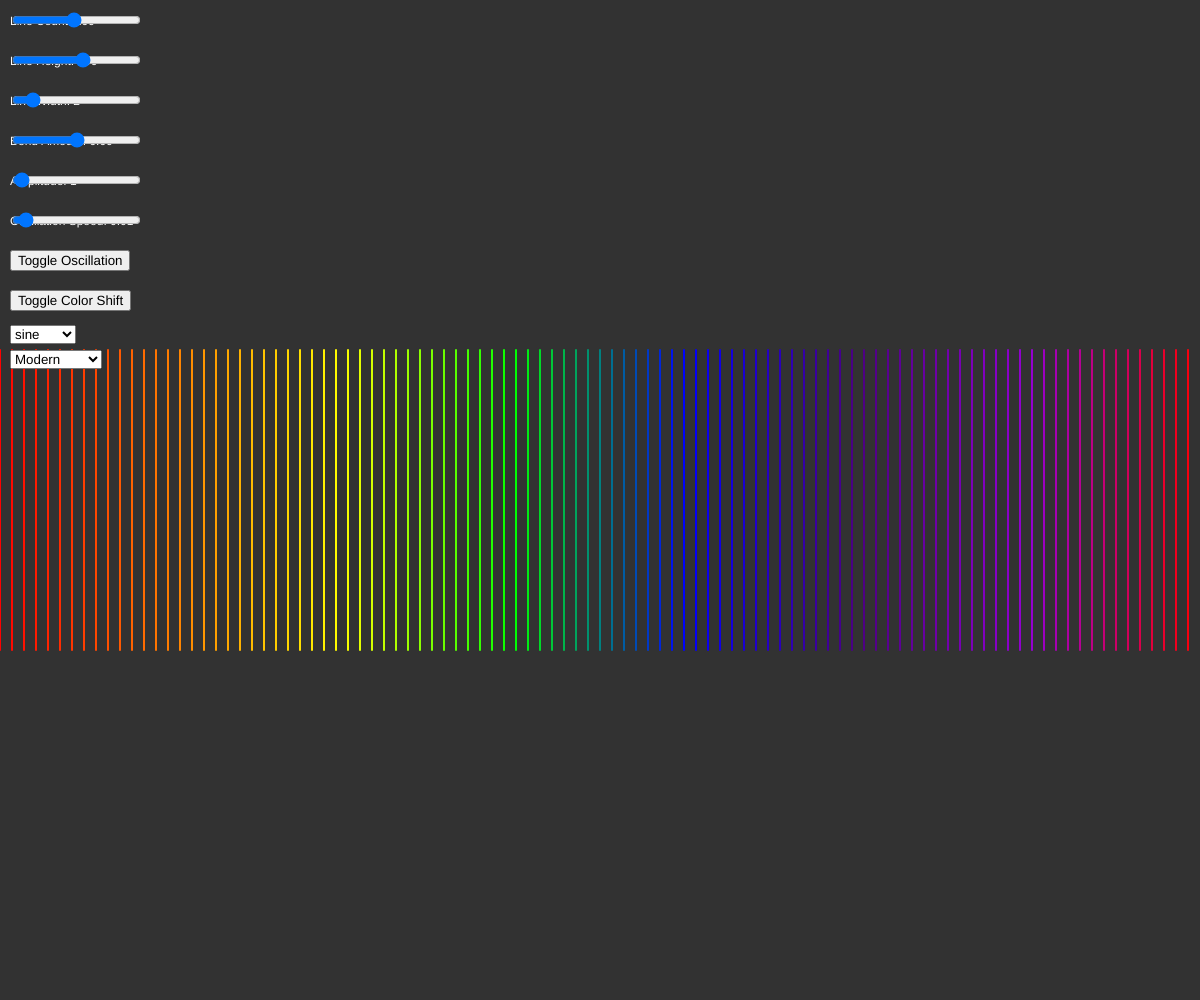
Frame 1 (no input)
Frame 60 (no input): identical to frame 1, image omitted
Frame 120 (the mouse pressed at the canvas centre since frame 60): identical to frame 1, image omitted

The p5.js sketch that drew this single still picture (run headless with seeded random() and noise() and a simulated clock; from frame 60 on, the mouse is pressed at the canvas centre):

// p5.js sketch
// ── sketch.js
let lineSlider,
  bendSlider,
  oscButton,
  colorButton,
  oscTypeSelect,
  paletteSelect;
let oscSpeedSlider;
let amplitudeSlider;
let oscillationPhase = 0; // Phase of oscillation
let lineWidthSlider;
let lineThickness = 2;
let lineHeight = 300;
let bgColor = 50;
let colorPalettes = {
  Modern: ["#233D4D", "#FE7F2D", "#FCCA46", "#A1C181", "#619B8A"],
  BW: ["#000000", "#333333", "#666666", "#999999", "#CCCCCC"],
  Rainbow: [
    "#ff0000",
    "#ff7f00",
    "#ffff00",
    "#00ff00",
    "#0000ff",
    "#4b0082",
    "#9400d3",
  ],
  Bioluminary: ["#0D3B66", "#FAF0CA", "#F4D35E", "#EE964B", "#F95738"],
  Jellyfish: ["#4CC9F0", "#4361EE", "#3A0CA3", "#7209B7", "#F72585"],
};
let colorPalette = colorPalettes.Rainbow; // Default palette
let oscillate = false;
let colorShift = false;
let angle = 0;
let angleIncrement = 0.01;
let colorShiftSpeed = 0.005;
let colorShiftIndex = 0;

function setup() {
  createCanvas(windowWidth, windowHeight);
  createControls();
  oscTypeSelect = createSelect().position(10, 325);
  oscTypeSelect.option("sine");
  oscTypeSelect.option("cosine");
  oscTypeSelect.option("triangle");

  paletteSelect = createSelect().position(10, 350);
  paletteSelect.option("Modern");
  paletteSelect.option("BW");
  paletteSelect.option("Rainbow");
  paletteSelect.option("Bioluminary");
  paletteSelect.option("Jellyfish");
  paletteSelect.changed(updatePalette);
}

function draw() {
  background(bgColor);
  updateOscillation();
  updateColorShift();
  drawLines();

  // Reset styles before drawing text
  noStroke(); // Disable stroke for text
  fill(255); // Set text color
  textSize(12); // Set text size

  // Display the values of the sliders
  text(`Line Count: ${lineSlider.value()}`, 10, 25);
  text(`Line Height: ${lineHeightSlider.value()}`, 10, 65);
  text(`Line Width: ${lineWidthSlider.value()}`, 10, 105);
  text(`Bend Amount: ${bendSlider.value().toFixed(2)}`, 10, 145);
  text(`Amplitude: ${amplitudeSlider.value()}`, 10, 185);
  text(`Oscillation Speed: ${oscSpeedSlider.value().toFixed(2)}`, 10, 225);
}

function createControls() {
  lineSlider = createSlider(10, 200, 100, 1).position(10, 10);
  lineHeightSlider = createSlider(50, 500, 300, 10).position(10, 50);
  lineWidthSlider = createSlider(1, 10, 2, 1).position(10, 90);
  bendSlider = createSlider(-75, 75, 0, 0.005).position(10, 130); // Bend range -75 to 75
  amplitudeSlider = createSlider(0, 75, 1, 1).position(10, 170); // Max amplitude 0 to 75
  oscSpeedSlider = createSlider(0, 0.2, 0.01, 0.01).position(10, 210);
  oscButton = createButton("Toggle Oscillation")
    .position(10, 250)
    .mousePressed(toggleOscillation);
  colorButton = createButton("Toggle Color Shift")
    .position(10, 290)
    .mousePressed(toggleColorShift);
}

function updateOscillation() {
  if (oscillate) {
    let maxAmplitude = amplitudeSlider.value();
    let minAmplitude = -maxAmplitude;
    let speed = oscSpeedSlider.value();

    // Oscillation logic
    if (oscillationPhase === 0) {
      bendSlider.value(bendSlider.value() + speed);
      if (bendSlider.value() >= maxAmplitude) {
        oscillationPhase = 1;
      }
    } else {
      bendSlider.value(bendSlider.value() - speed);
      if (bendSlider.value() <= minAmplitude) {
        oscillationPhase = 0;
      }
    }

    // Constrain the bend slider value within its range
    bendSlider.value(constrain(bendSlider.value(), minAmplitude, maxAmplitude));
  }
}

function applySineOscillation() {
  bendSlider.value((sin(angle) + 1) * PI - TWO_PI);
  angle += oscSpeedSlider.value();
}

function applyCosineOscillation() {
  bendSlider.value((cos(angle) + 1) * PI - TWO_PI); // Cosine oscillation adjusted
  angle += oscSpeedSlider.value();
}

function applyTriangleOscillation() {
  // Triangle wave oscillation adjusted
  let triangleWave =
    abs(4 * (angle / TWO_PI - floor(angle / TWO_PI + 0.5))) - 1;
  bendSlider.value(triangleWave * TWO_PI - PI);
  angle += oscSpeedSlider.value();
}

function updateColorShift() {
  if (colorShift) {
    colorShiftIndex += colorShiftSpeed;
    if (colorShiftIndex >= 1) {
      let firstColor = colorPalette.shift();
      colorPalette.push(firstColor);
      colorShiftIndex %= 1; // Ensure the index stays within 0-1 range
    }
  }
}

function drawLine(index, totalLines, spacing) {
  let numColors = colorPalette.length;
  let colorStep = 1.0 / numColors;
  let adjustedIndex = (index / totalLines + colorShiftIndex) % 1;
  let colorPos = adjustedIndex / colorStep;
  let colorIndex = floor(colorPos) % numColors;
  let nextColorIndex = (colorIndex + 1) % numColors;
  let lerpAmt = colorPos - colorIndex;

  let col1 = colorPalette[colorIndex];
  let col2 = colorPalette[nextColorIndex];
  if (col1 && col2) {
    let col = lerpColor(color(col1), color(col2), lerpAmt);

    let x = spacing * index;
    let bendFactor = sin(bendSlider.value() * (index / totalLines));
    let yStart = (height - lineHeight) / 2 + bendFactor * 100;
    let yEnd = yStart + lineHeight;

    stroke(col);
    strokeWeight(lineWidthSlider.value()); // Set line width based on the slider
    line(x, yStart, x, yEnd);
  }
}

function drawLines() {
  let numLines = lineSlider.value();
  lineHeight = lineHeightSlider.value(); // Update line height based on the slider
  let spacing = width / numLines;
  for (let i = 0; i < numLines; i++) {
    drawLine(i, numLines, spacing);
  }
}

function toggleOscillation() {
  oscillate = !oscillate;
}

function toggleColorShift() {
  colorShift = !colorShift;
}

function windowResized() {
  resizeCanvas(windowWidth - 400, windowHeight); // Adjust based on navbars' width
}
function updatePalette() {
  colorPalette = colorPalettes[paletteSelect.value()];
}

// ── style.css
body, html {
    margin: 0;
    padding: 0;
    display: flex;
    height: 100vh; /* Use viewport height to ensure full height */
    background-color: #f0f0f0;
}

#sidebar {
    width: 200px;
    background-color: #333;
    color: #fff;
    padding: 20px;
    box-shadow: 2px 0 5px rgba(0, 0, 0, 0.1);
}

#canvas-container {
    flex-grow: 1;
    display: flex;
    align-items: center;
    justify-content: center;
    background-color: #222;
    position: relative;
}

#canvas-container::after {
    content: '';
    position: absolute;
    right: 0;
    top: 0;
    bottom: 0;
    width: 200px;
    background-color: #333;
    box-shadow: -2px 0 5px rgba(0, 0, 0, 0.1);
}

canvas {
    max-width: 100%;
    max-height: 100vh;
    box-shadow: 0 0 10px rgba(0, 0, 0, 0.5);
}
